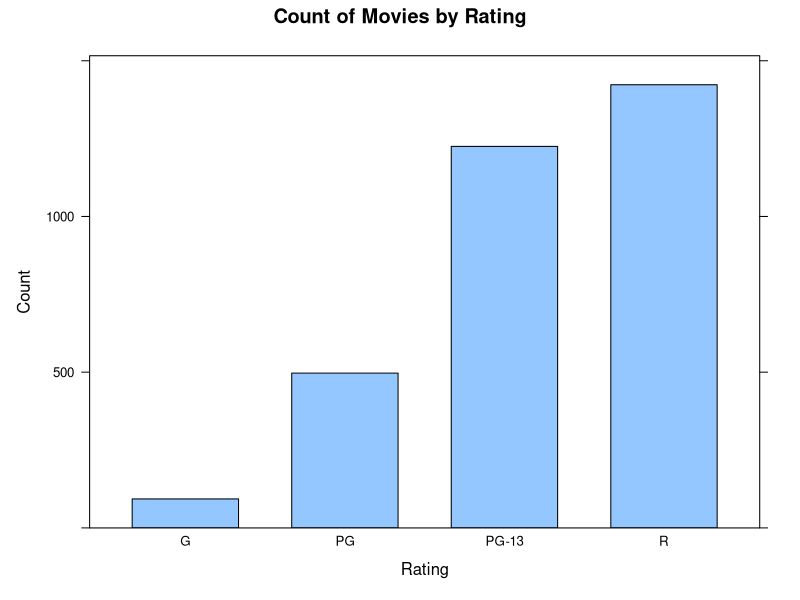
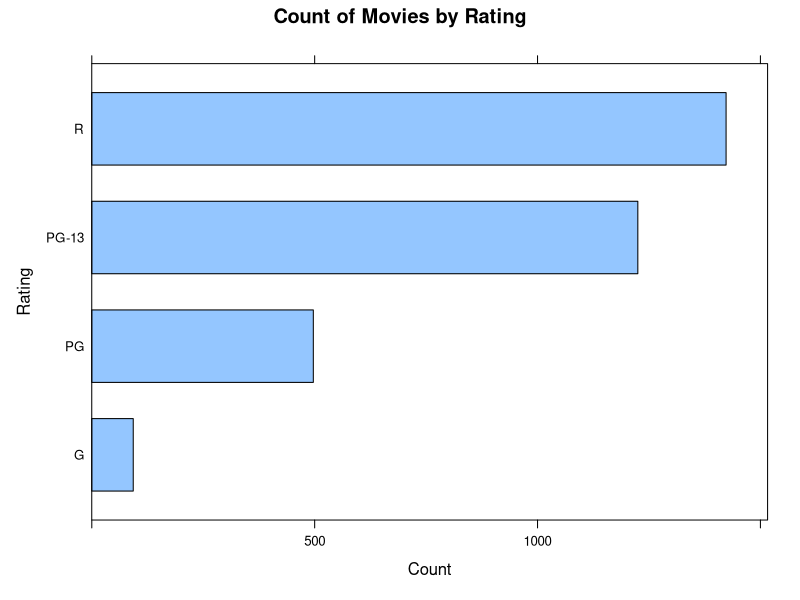
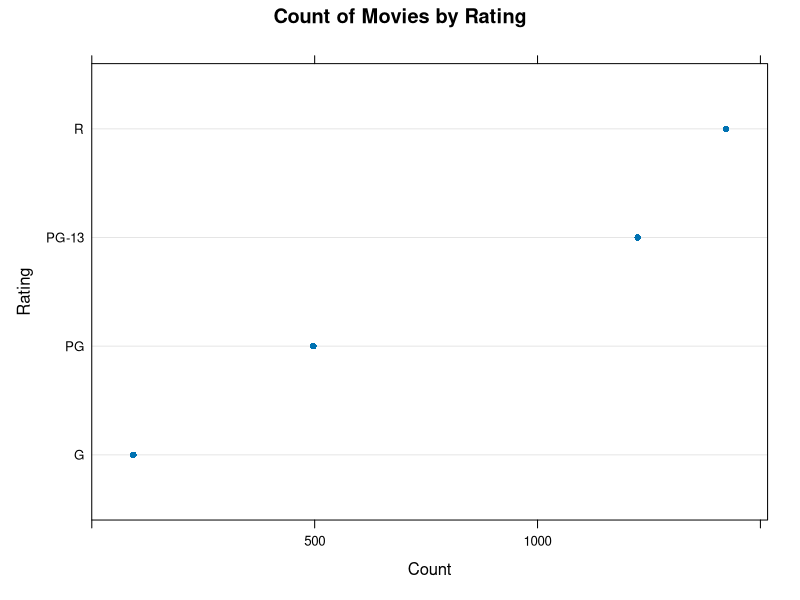

Here is the R script that generated these plots, in order: (Note: this script raises an error after producing the figures.)
# Qualitative Univariate Analysis
# Analysis of a single categorical variable

# using movie data to answer questions with lattice:
library("lattice")

# Set working directory
setwd("C:/Users/anyai/Documents/GitHub/DataViz")

# Load the movie data from csv
movies <- read.csv("Movies.csv")

# Peak at the structure
str(movies)

# Make Frequency Table
table <- table(movies$Rating)
print(table)

# Make a data frame from it
ratings <- as.data.frame(table)
print(ratings)

# Set the names of the columns
names(ratings) <- c("Rating", "Count")
print(ratings)

# Create the frequency bar chart
barchart(
  x = Count ~ Rating,
  data = ratings,
  main = "Count of Movies by Rating",
  xlab = "Rating"
)

# To make a horizontal bar chart flip the order of vars in x
barchart(
  x = Rating ~ Count,
  data = ratings,
  main = "Count of Movies by Rating",
  ylab = "Rating"
)

# To make a Cleveland Dot Plot do exaclty the same thing as horz bar but call dotplot()
dotplot(
  x = Rating ~ Count,
  data = ratings,
  main = "Count of Movies by Rating",
  ylab = "Rating"
)

# No Pie charts in Lattice but has a bar chart that displays the % of total on the Y-axis (Histogram)
histogram(
  x = ~Rating,
  data = movies,
  main = "Percent of Movies by Rating"
)

